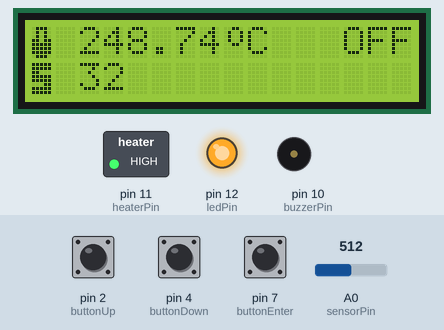
A sketch run on a simulated Arduino Uno, built with avr-gcc and run on an emulated ATmega328P. Parts: 16×2 character LCD, switched loads named in the sketch (green lamp = pin HIGH), output pins drawn as LEDs (lit = HIGH), buzzer (waves = sounding, pin HIGH). The test bench sets the inputs (shaded band); at power-on: pin 7 (buttonEnter) HIGH, A0 (sensorPin) = 512, pin 2 (buttonUp) HIGH, pin 4 (buttonDown) HIGH. What the sketch prints to the serial monitor is not drawn.

Above: at 2.3 s.
2.4 s: pin 7 (buttonEnter) pulled LOW for 0.15 s
At 2.69 s:
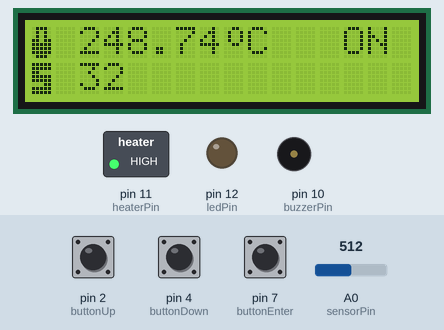
4.4 s: A0 (sensorPin) set to 92
At 5.6 s:
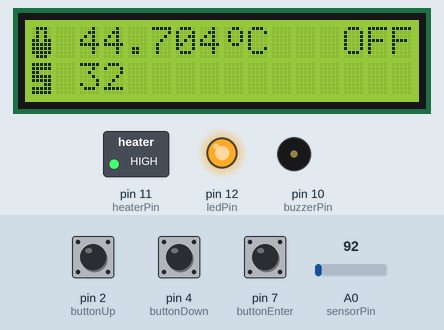
5.9 s: A0 (sensorPin) set to 74
At 7.0 s:
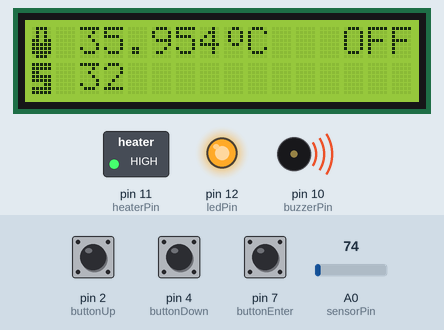
7.4 s: pin 7 (buttonEnter) pulled LOW for 1 s
At 8.2 s:
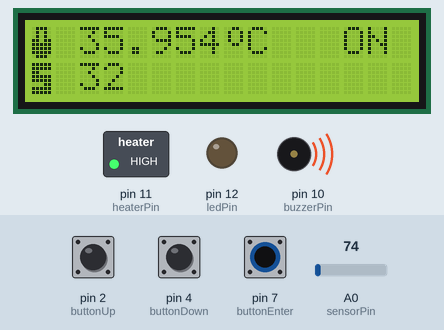
10.0 s: pin 2 (buttonUp) pulled LOW for 3.2 s
At 13.4 s:
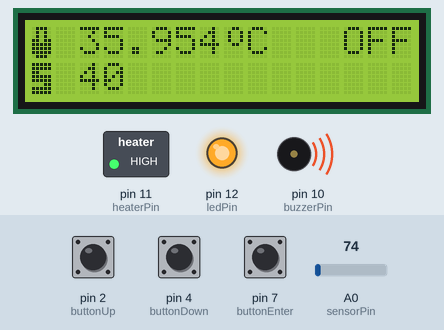
14.7 s: pin 7 (buttonEnter) pulled LOW for 0.15 s
At 14.98 s:
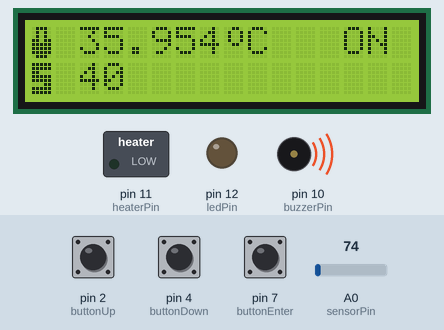
Timing chart, 0 to 17.6 s (numbered marks = the images above; inputs shaded):
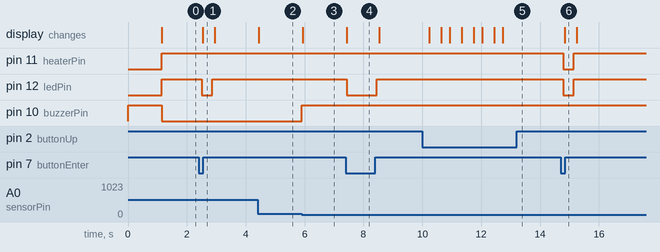

The sketch:

BloodWarmerV1.4.ino
```cpp
#include <LiquidCrystal_I2C.h>
LiquidCrystal_I2C lcd(0x27, 16, 2);

byte tempIcon[] = {
  B01110,
  B01010,
  B01010,
  B11011,
  B11111,
  B11111,
  B11111,
  B01110
};
byte setIcon[] = {
  B11111,
  B11111,
  B11000,
  B11111,
  B11111,
  B00011,
  B11111,
  B11111
};
byte degIcon[] = {
  B00110,
  B01001,
  B01001,
  B01001,
  B00110,
  B00000,
  B00000,
  B00000
};

#define sensorPin A0
#define heaterPin 11 //digital pin support pwm
#define buttonUp 2
#define buttonDown 4
#define buttonEnter 7
#define ledPin 12
#define buzzerPin 10

//OneWire oneWire(thermoPin); //Membuat variabel oneWire berdasarkan PIN yang telah didefinisikan
//DallasTemperature sensor(&oneWire);
float temp;
float vRef=4.97;
int setTemp;
int counter=32;
bool status=false;
//int prevTemp;
//int prevSetTemp;
//int prevStatus;
int ledStat;
int heaterStat;
int buzzerStat;
//int pwm=255; //nilai 0-255 semakin tinggi semakin cepat panas
String lcdHeatStat;
unsigned long buttonTimer;
unsigned long sensorTimer;
unsigned long dispTimer;

void setup() {
  Serial.begin(9600);
  pinMode(sensorPin, INPUT);
  pinMode(heaterPin, OUTPUT);
  pinMode(buttonUp, INPUT_PULLUP);
  pinMode(buttonDown, INPUT_PULLUP);
  pinMode(buttonEnter, INPUT_PULLUP);
  pinMode(ledPin, OUTPUT);
  pinMode(buzzerPin, OUTPUT);

  digitalWrite(buzzerPin, HIGH); //matikan buzzer saat awal nyala

  lcd.begin();
  lcd.backlight();
  lcd.clear();
  lcd.setCursor(6,0);
  lcd.print("ZULL");
  lcd.setCursor(2,1);
  lcd.print("BLOOD WARMER");
  delay(1000);
  lcd.clear();

  lcd.createChar(0, tempIcon);
  lcd.createChar(1, setIcon);
  lcd.createChar(2, degIcon);
  setTemp=counter;
}

void loop() {
  if(millis()-sensorTimer>=100){
    temp=(analogRead(sensorPin)/1023.0)*vRef/0.01;
  }

  if(millis()-buttonTimer>=350){ //memeriksa apakah tombol ditekan, tiap 50ms
    if(digitalRead(buttonUp)==LOW && counter<40){
      counter++;
      setTemp=counter;
    }
    else if(digitalRead(buttonDown)==LOW && counter>32){
      counter--;
      setTemp=counter;
    }
    else if(digitalRead(buttonEnter)==LOW){
      status=true;
    }
    else if(digitalRead(buttonEnter)==HIGH){
      status=false;
    }
    buttonTimer=millis();
  }

  if(status==true){
    ledStat=0; //led menyala
    lcdHeatStat="ON";
    if(status==true && temp<setTemp){
      heaterStat=0; //heater nyala
    }
    else if(status==true && temp>=setTemp){
      heaterStat=1; //heater mati
    }
  }
  else if(status==false){
    lcdHeatStat="OFF";
    ledStat=1; //led mati
    heaterStat=1; //heater mati
  }

  if(temp<0 || temp>40){
    buzzerStat=0; //buzzer nyala
  }
  else{
    buzzerStat=1; //buzzer mati
  }

  display();

  //if (temp != prevTemp || setTemp != prevSetTemp || status != prevStatus) { //melakukan update layar hanya jika ada perubahan nilai pada variabel
  //  display();
  //  prevTemp = temp;
  //  prevSetTemp = setTemp;
  //  prevStatus = status;
  //}
  digitalWrite(ledPin, ledStat);
  digitalWrite(heaterPin, heaterStat);
  digitalWrite(buzzerPin, buzzerStat);
}

void display(){
  if(millis() - dispTimer >= 100){ //membatasi refresh lcd maksimal 100ms
    dispTimer=millis();
    lcd.setCursor(0,0);
    lcd.write(byte(0)); //menampilkan icon temperatur
    lcd.setCursor(0,1);
    lcd.write(byte(1)); //menampilkan icon set temperatur
    lcd.setCursor(8,0);
    lcd.write(byte(2)); //menampilkan icon derajat
    lcd.setCursor(9,0);
    lcd.print("C");

    lcd.setCursor(13,0);
    lcd.print("   ");
    lcd.setCursor(13,0);
    lcd.print(lcdHeatStat); //menampilkan kondisi pemanas mati/menyala

    lcd.setCursor(2,0);
    lcd.print("   ");
    lcd.setCursor(2,0);
    lcd.print(temp); //menampilkan nilai temperatur dengan 0.xxx
    Serial.print(temp);

    lcd.setCursor(2,1);
    lcd.print("   ");
    lcd.setCursor(2,1);
    lcd.print(setTemp); //menampilkan nilai set
  }
}
```

Measured:
- the behaviour switches between 83 and 82 on A0 (sensorPin) (found by bisection; images 2 and 3)
- after the input at 2.4 s, pin 12 (ledPin): HIGH → LOW after 0.11 s, → HIGH 0.35 s later; the display: changes after 0.14 s (image 1)
- after the input at 4.4 s, the display: changes at once (image 2)
- after the input at 5.9 s, pin 10 (buzzerPin): LOW → HIGH at once; the display: changes at once (image 3)
- after the input at 7.4 s, pin 12 (ledPin): HIGH → LOW at once, → HIGH 1.0 s later; the display: changes at once (image 4)
- after the input at 10.0 s, the display: first changes after 0.24 s (image 5 shows a later state)
- after the input at 14.7 s, pin 11 (heaterPin), pin 12 (ledPin): HIGH → LOW after 0.09 s, → HIGH 0.35 s later; the display: changes after 0.14 s (image 6)
